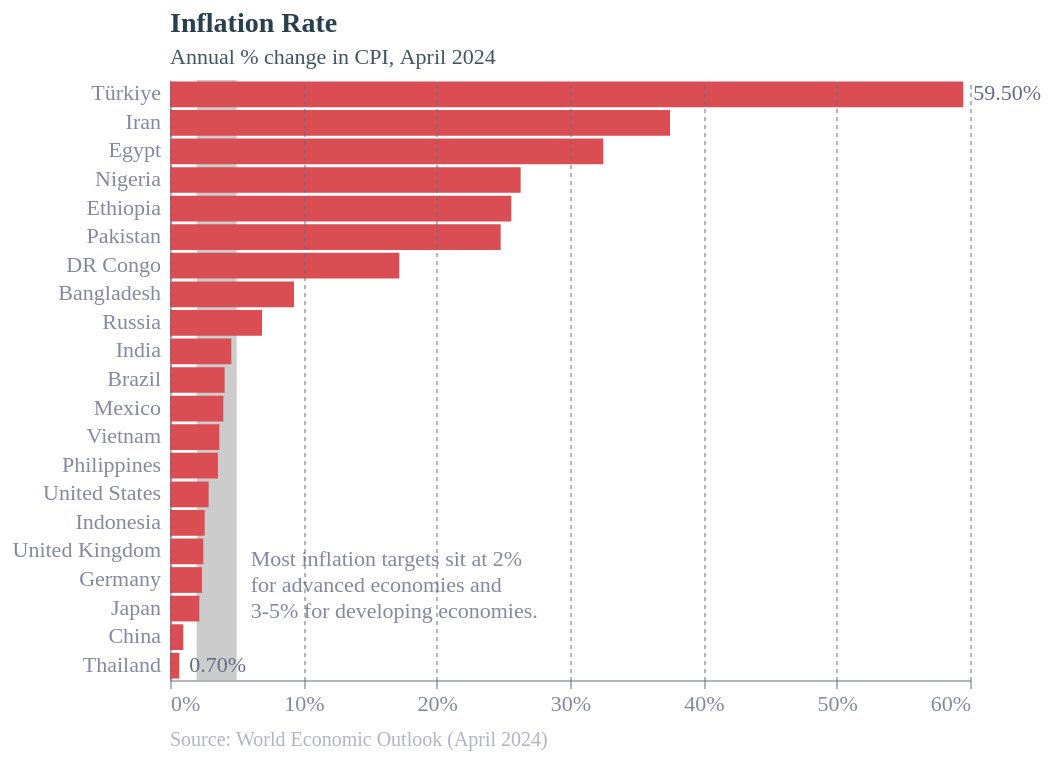

Write the Vega-Lite specification saved for this chart.
### Vega-Lite specification from a JSON file in a GitHub repository (floating-point values rounded to 4 significant figures)
{"config": {"font": "Circular Std", "text": {"color": "#676A86", "align": "left", "baseline": "middle", "dx": 7, "dy": 0, "fontSize": 11}, "view": {"stroke": null, "continuousWidth": 400, "continuousHeight": 300, "discreteWidth": 400, "discreteHeight": 300}, "bar": {"color": "#179fdb"}, "line": {"color": "#e6224b"}, "rule": {"color": "#676A86"}, "point": {"filled": true, "size": 80, "color": "#e6224b", "opacity": 0.95}, "geoshape": {"stroke": "white", "strokeWidth": 0.3}, "rect": {"fill": "#d6d4d4", "opacity": 0.3}, "axis": {"labelColor": "#676A86", "labelFontSize": 11, "labelFont": "Circular Std", "labelOpacity": 0.8, "tickColor": "#676A86", "tickOpacity": 0.5, "domainColor": "#676A86", "domainOpacity": 0.5, "gridColor": "#676A86", "gridDash": [2, 2], "gridOpacity": 0.5, "title": null, "titleColor": "#676A86", "titleOpacity": 0.8, "tickSize": 4}, "axisXDiscrete": {"grid": false, "labelAngle": 0, "tickCount": 10, "tickOpacity": 0.5, "title": null}, "axisYDiscrete": {"ticks": false, "labelPadding": 5}, "axisXTemporal": {"grid": false, "ticks": true}, "axisXQuantitative": {"grid": true}, "axisYQuantitative": {"gridColor": "#676A86", "gridDash": [1, 5], "gridOpacity": 0.5, "ticks": false, "labelPadding": 5, "tickCount": 8, "titleAngle": 0, "titleAlign": "left", "titleBaseline": "bottom", "titleX": 0, "titleY": -5}, "title": {"color": "#122b39E6", "subtitleColor": "#122b39CC", "font": "Circular Std", "subtitleFont": "Circular Std", "anchor": "start", "fontSize": 14, "subtitleFontSize": 11, "subtitlePadding": 4, "offset": 6, "frame": "group"}, "legend": {"titleColor": "#122b39", "title": null, "labelColor": "#122b39", "labelFontSize": 11}}, "layer": [{"data": {"name": "data-08beab49ce3ed481a69459446ad91eeb"}, "mark": {"type": "rect", "color": "black", "opacity": 0.2}, "encoding": {"x": {"field": "target_low", "type": "quantitative"}, "x2": {"field": "target_high"}}}, {"data": {"name": "data-e7ba09f35d18624056719f0551b09f92"}, "mark": {"type": "bar", "color": "rgb(218,77,82)"}, "encoding": {"x": {"axis": {"format": "%", "zindex": 1, "tickCount": 6}, "field": "Value", "type": "quantitative"}, "y": {"field": "Country", "sort": "-x", "type": "nominal"}}, "title": {"text": "Inflation Rate", "subtitle": ["Annual % change in CPI, April 2024"]}}, {"data": {"name": "data-d285a7403ed98ae579761d64a864032b"}, "mark": {"type": "text", "align": "left", "dx": 0, "dy": 0, "fontSize": 10, "opacity": 0.5, "text": "Source: World Economic Outlook (April 2024)"}, "encoding": {"x": {"value": 0}, "y": {"value": 330}}}, {"data": {"name": "data-e7ba09f35d18624056719f0551b09f92"}, "mark": {"type": "text", "align": {"expr": "datum.Value < 0 ? \"right\" : \"left\""}, "baseline": "middle", "dx": {"expr": "datum.Value < 0 ? -2 : 5"}}, "encoding": {"opacity": {"condition": {"test": {"field": "ISO3", "oneOf": ["TUR", "THA"]}, "value": 1}, "value": 0}, "text": {"field": "Value", "format": ".2%", "type": "nominal"}, "x": {"axis": {"format": "%", "zindex": 1, "tickCount": 6}, "field": "Value", "type": "quantitative"}, "y": {"field": "Country", "sort": "-x", "type": "nominal"}}, "title": {"text": "Inflation Rate", "subtitle": ["Annual % change in CPI, April 2024"]}}, {"data": {"name": "data-993f5402c510fc056b8fbd64d96285a8"}, "mark": {"type": "text", "dy": -10, "lineBreak": "\n", "opacity": 0.8}, "encoding": {"text": {"field": "label", "type": "nominal"}, "x": {"field": "target_high", "type": "quantitative"}, "y": {"value": 250}}}], "height": 300, "width": 400, "$schema": "https://vega.github.io/schema/vega-lite/v5.17.0.json", "datasets": {"data-08beab49ce3ed481a69459446ad91eeb": [{"target_low": 0.02, "target_high": 0.05}], "data-e7ba09f35d18624056719f0551b09f92": [{"Country": "India", "ISO3": "IND", "Year": "2024-01-01", "Value": 0.046}, {"Country": "China", "ISO3": "CHN", "Year": "2024-01-01", "Value": 0.01}, {"Country": "United States", "ISO3": "USA", "Year": "2024-01-01", "Value": 0.029}, {"Country": "Indonesia", "ISO3": "IDN", "Year": "2024-01-01", "Value": 0.026}, {"Country": "Pakistan", "ISO3": "PAK", "Year": "2024-01-01", "Value": 0.248}, {"Country": "Nigeria", "ISO3": "NGA", "Year": "2024-01-01", "Value": 0.263}, {"Country": "Brazil", "ISO3": "BRA", "Year": "2024-01-01", "Value": 0.041}, {"Country": "Bangladesh", "ISO3": "BGD", "Year": "2024-01-01", "Value": 0.093}, {"Country": "Russia", "ISO3": "RUS", "Year": "2024-01-01", "Value": 0.069}, {"Country": "Mexico", "ISO3": "MEX", "Year": "2024-01-01", "Value": 0.04}, {"Country": "Ethiopia", "ISO3": "ETH", "Year": "2024-01-01", "Value": 0.256}, {"Country": "Japan", "ISO3": "JPN", "Year": "2024-01-01", "Value": 0.022}, {"Country": "Philippines", "ISO3": "PHL", "Year": "2024-01-01", "Value": 0.036}, {"Country": "Egypt", "ISO3": "EGY", "Year": "2024-01-01", "Value": 0.325}, {"Country": "DR Congo", "ISO3": "COD", "Year": "2024-01-01", "Value": 0.172}, {"Country": "Vietnam", "ISO3": "VNM", "Year": "2024-01-01", "Value": 0.037}, {"Country": "Iran", "ISO3": "IRN", "Year": "2024-01-01", "Value": 0.375}, {"Country": "Türkiye", "ISO3": "TUR", "Year": "2024-01-01", "Value": 0.595}, {"Country": "Germany", "ISO3": "DEU", "Year": "2024-01-01", "Value": 0.024}, {"Country": "Thailand", "ISO3": "THA", "Year": "2024-01-01", "Value": 0.007}, {"Country": "United Kingdom", "ISO3": "GBR", "Year": "2024-01-01", "Value": 0.025}], "data-d285a7403ed98ae579761d64a864032b": [{"x": 0}], "data-993f5402c510fc056b8fbd64d96285a8": [{"target_low": 0.02, "target_high": 0.05, "label": "Most inflation targets sit at 2% \n for advanced economies and\n 3-5% for developing economies."}]}}
